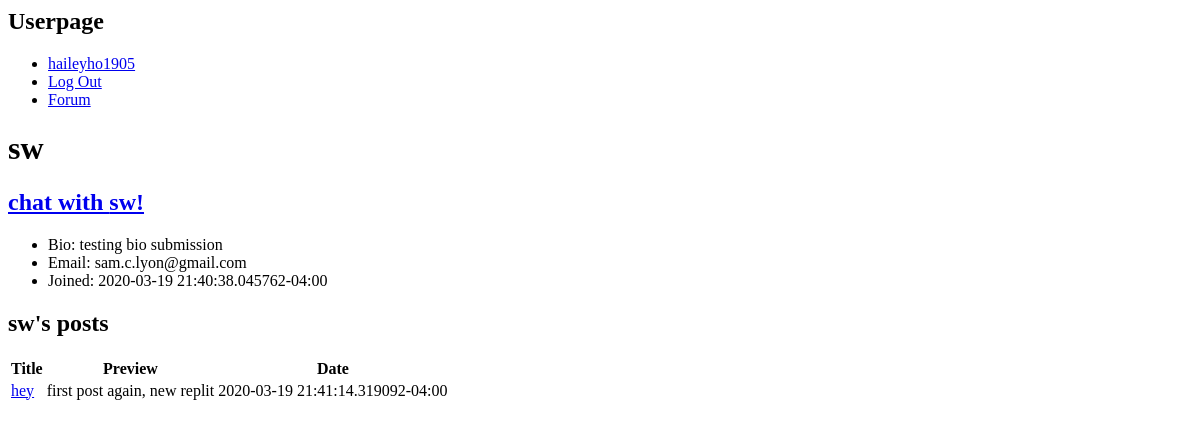
Before: /sw (signed in) with the older database file.
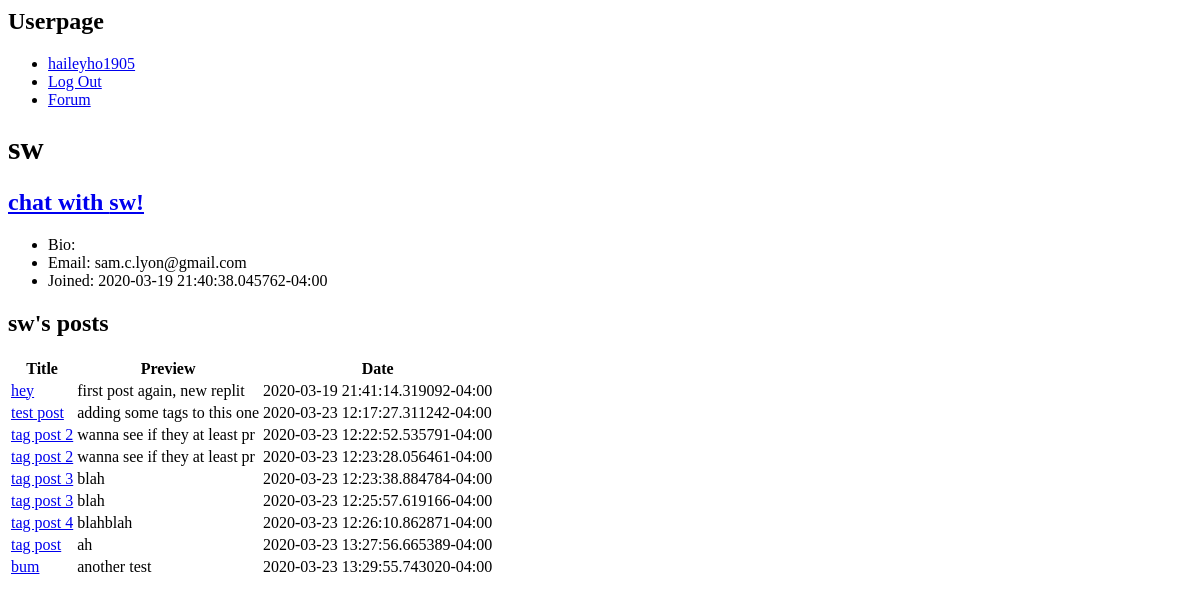
After: the same page with the newer database file.
### tables this page shows
CREATE TABLE users (
  id INTEGER PRIMARY KEY,
  username VARCHAR(32) NOT NULL UNIQUE,
  pw_hash TEXT NOT NULL,
  email TEXT NOT NULL UNIQUE,
  created DATETIME NOT NULL,
  last_signin DATETIME NOT NULL,
  lang CHAR(3) NOT NULL,
  bio TEXT NOT NULL DEFAULT ''
);

CREATE TABLE posts (
  id INTEGER PRIMARY KEY,
  title VARCHAR(128) NOT NULL,
  post_content TEXT NOT NULL,
  created DATETIME NOT NULL,
  lang CHAR(2) NOT NULL,
  user_id INTEGER NOT NULL,
  FOREIGN KEY(user_id) REFERENCES users(id)
);

### tutorona/userpage.py (the view)
@bp.route('/<username>', methods=['POST', 'GET'])
@login_required
def user(username):
  db = get_db()
  user = g.user
  user_info = db.execute(
    "SELECT * FROM users WHERE username = ?",
    (username,)).fetchone()
  if user_info is not None:
    user_posts = db.execute("SELECT * FROM posts WHERE user_id = ?", (user_info['id'],)).fetchall()
    return render_template('userpage/index.html', user_info=user_info, user_posts=user_posts)
  else:
    return abort(403, "invalid user!")

### tutorona/auth.py (called while the page is built)
def login_required(view):
  @functools.wraps(view)
  def wrapped_view(*args, **kwargs):
    if session.get('user_id') is None:
      return redirect(url_for('auth.login'))
    return view(*args, **kwargs)
  return wrapped_view

@bp.before_app_request
def load_user():
  user_id = session.get('user_id')
  if user_id is None:
    g.user = None
  else:
    g.user = get_db().execute("SELECT * FROM users WHERE id = ?", (user_id,)).fetchone()

### tutorona/db.py (called while the page is built)
def get_db():
  if 'db' not in g:
    g.db = sqlite3.connect(current_app.config['DATABASE'], detect_types=sqlite3.PARSE_DECLTYPES)
    g.db.row_factory = sqlite3.Row
  return g.db

### tutorona/templates/userpage/index.html (shortened to what this page needs)
{% extends 'layout.html' %}
{% block header %} Userpage {% endblock %}
{% block main %}
  <h1>
    {{ user_info['username'] }}
  </h1>
  <h2><a href="{{ url_for('chat.chat', username=user_info['username']) }}">chat with {{ user_info['username'] }}!</a></h2>
  <ul>
    <li>Bio: {{ user_info['bio'] }}</li>
    <li>Email: {{ user_info['email'] }}</li>
    <li>Joined: {{ user_info['created'] }}</li>
  </ul>
  <h2>
    {{ user_info['username'] }}'s posts
  </h2>
  {% if not user_posts %}
    <p>This user has no posts yet</p>
  {% else %}
    <table>
      <thead>
        <tr>
          <th scope="col">Title</th>
          <th scope="col">Preview</th>
          <th scope="col">Date</th>
        </tr>
      </thead>
      <tbody>
        {% for post in user_posts %}
          <tr>
            <td><a href="{{ url_for('forum.forum_post', id=post['id']) }}">{{ post['title'] }}</a></td>
            <td>{{ post['post_content'][0:29] }}</td>
            <td>{{ post['created'] }}</td>
          </tr>
        {% endfor %}
        {% endif %}
      </tbody>
    </table>
{% endblock %}

### tutorona/templates/layout.html (shortened to what this page needs)
<html>
  <head>
  </head>
  <body>
    <nav>
      <h1>{% block header %}{% endblock %}</h1>
      <ul>
        {% if g.user %}
          <li><span>
            <a href="{{ url_for('userpage.user', username=g.user['username']) }}">{{ g.user['username'] }}</a>
            </span></li>
          <li><a href="{{ url_for('auth.logout') }}">Log Out</a></li>
        {% else %}
          <li><a href="{{ url_for('auth.register') }}">Register</a></li>
          <li><a href="{{ url_for('auth.login') }}">Log In</a></li>
        {% endif %}
          <li><a href="{{ url_for('forum.index') }}">Forum</a></li>
      </ul>
    </nav>
    {% block main %}{% endblock %}
  </body>
</html>

Changed rows visible on the page:
changed users "sw": bio "testing bio submission" → (not shown)
added posts: title "test post", post_content "adding some tags to this one", created "2020-03-23 12:17:27.311242-04:00"
added posts: title "tag post 2", post_content "wanna see if they at least pr", created "2020-03-23 12:22:52.535791-04:00"
added posts: title "tag post 2", post_content "wanna see if they at least pr", created "2020-03-23 12:23:28.056461-04:00"
added posts: title "tag post 3", post_content "blah", created "2020-03-23 12:23:38.884784-04:00"
added posts: title "tag post 3", post_content "blah", created "2020-03-23 12:25:57.619166-04:00"
added posts: title "tag post 4", post_content "blahblah", created "2020-03-23 12:26:10.862871-04:00"
added posts: title "tag post", post_content "ah", created "2020-03-23 13:27:56.665389-04:00"
added posts: title "bum", post_content "another test", created "2020-03-23 13:29:55.743020-04:00"
